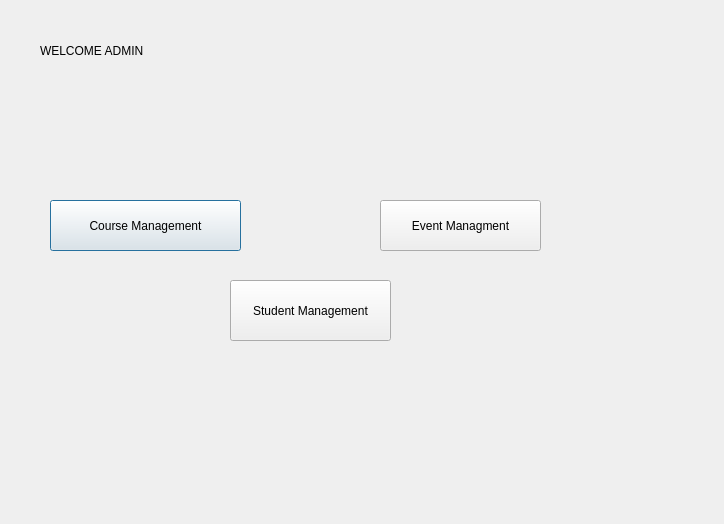
<?xml version="1.0" encoding="UTF-8"?>
<ui version="4.0">
 <class>admindashboard</class>
 <widget class="QDialog" name="admindashboard">
  <property name="geometry">
   <rect>
    <x>0</x>
    <y>0</y>
    <width>724</width>
    <height>524</height>
   </rect>
  </property>
  <property name="windowTitle">
   <string>Dialog</string>
  </property>
  <widget class="QPushButton" name="pushButton">
   <property name="geometry">
    <rect>
     <x>50</x>
     <y>200</y>
     <width>191</width>
     <height>51</height>
    </rect>
   </property>
   <property name="text">
    <string>Course Management</string>
   </property>
  </widget>
  <widget class="QPushButton" name="pushButton_2">
   <property name="geometry">
    <rect>
     <x>230</x>
     <y>280</y>
     <width>161</width>
     <height>61</height>
    </rect>
   </property>
   <property name="text">
    <string>Student Management</string>
   </property>
  </widget>
  <widget class="QPushButton" name="pushButton_3">
   <property name="geometry">
    <rect>
     <x>380</x>
     <y>200</y>
     <width>161</width>
     <height>51</height>
    </rect>
   </property>
   <property name="text">
    <string>Event Managment</string>
   </property>
  </widget>
  <widget class="QLabel" name="label">
   <property name="geometry">
    <rect>
     <x>40</x>
     <y>20</y>
     <width>221</width>
     <height>61</height>
    </rect>
   </property>
   <property name="text">
    <string>WELCOME ADMIN</string>
   </property>
  </widget>
 </widget>
 <resources/>
 <connections/>
</ui>
